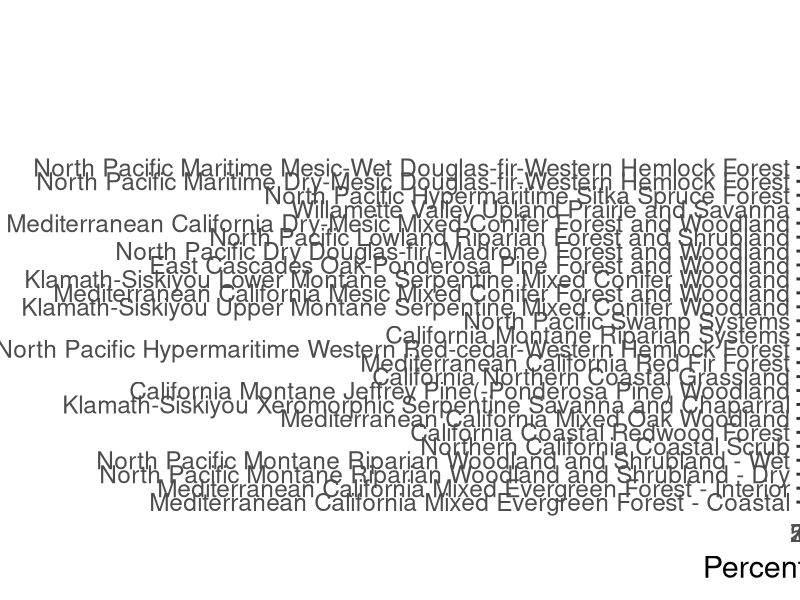

Write the R code that produced this figure.


## old growth change split out by open/closed

## This code performs data manipulation and creates a plot to visualize changes in late succession classes' canopy categories, using various functions from the tidyverse package and ggplot2 for visualization. Each step is explained in the comments.


# Load the tidyverse package, which includes various data manipulation and visualization packages
library(tidyverse)

# Read the data from a CSV file located in the 'data' folder and store it in the 'raw_data' variable
raw_data <- read.csv("data/final_df.csv")

# Define a vector 'old_classes' containing specific age categories of interest
old_classes <- c("Late1", "Late2")

# Filter and summarize data related to old growth change in canopy categories
old_growth_chng_canopy <- raw_data %>%
  filter(age_category %in% old_classes) %>%  # Filter rows with age_category in 'old_classes'
  filter(canopy_category != 'ALL') %>%       # Filter rows where canopy_category is not 'ALL'
  group_by(bps_name, canopy_category) %>%     # Group data by 'bps_name' and 'canopy_category'
  summarize(
    ref_percent = sum(ref_percent, na.rm = TRUE),  # Calculate the sum of 'ref_percent' (removing NAs)
    cur_percent = sum(cur_percent, na.rm = TRUE),  # Calculate the sum of 'cur_percent' (removing NAs)
    bps_acres = max(bps_acres)                     # Calculate the maximum value of 'bps_acres'
  ) %>%
  mutate(
    change = cur_percent - ref_percent,      # Calculate the change as the difference between 'cur_percent' and 'ref_percent'
    sign_change = (change > 0)              # Create a binary variable indicating positive change
  )

# Define a mapping of facet labels for canopy categories
facet_names <- c(
  "CLS" = "Closed Canopy",
  "OPN" = "Open Canopy"
)

# Create a plot to visualize changes in late succession classes' canopy categories
canopy_arrow_plot <- old_growth_chng_canopy %>%
  ggplot(aes(
    x = ref_percent, xend = cur_percent,          # Set x and xend for the arrow segment
    y = reorder(bps_name, bps_acres), yend = bps_name,  # Set y and yend for the arrow segment
    color = sign_change                          # Color arrows based on 'sign_change'
  )) +
  geom_segment(
    arrow = arrow(angle = 30, length = unit(0.5, 'cm')),  # Add arrow segments with specific settings
    size = 3  # Set the size of the arrow segments
  ) +
  labs(
    x = 'Percent Change',              # Set x-axis label
    y = element_blank(),               # Remove y-axis label
    title = 'Changes in Late Succession Classes Historical to ~2020',  # Set plot title
    subtitle = 'Arrows in descending order by total extent of ecosystem'  # Set plot subtitle
  ) +
  scale_color_manual(
    values = c("#fcba03", "#10692c")  # Set custom colors for arrow segments based on 'sign_change'
  ) +
  theme_bw(base_size = 22) +          # Set the theme to black and white with a base font size of 22
  theme(legend.position = "none") +    # Remove the legend
  facet_wrap(
    ~ canopy_category,                 # Facet the plot by 'canopy_category'
    ncol = 2,                          # Arrange facets in 2 columns
    labeller = as_labeller(facet_names)  # Apply custom facet labels using 'facet_names'
  )

# Display the created canopy_arrow_plot
canopy_arrow_plot
